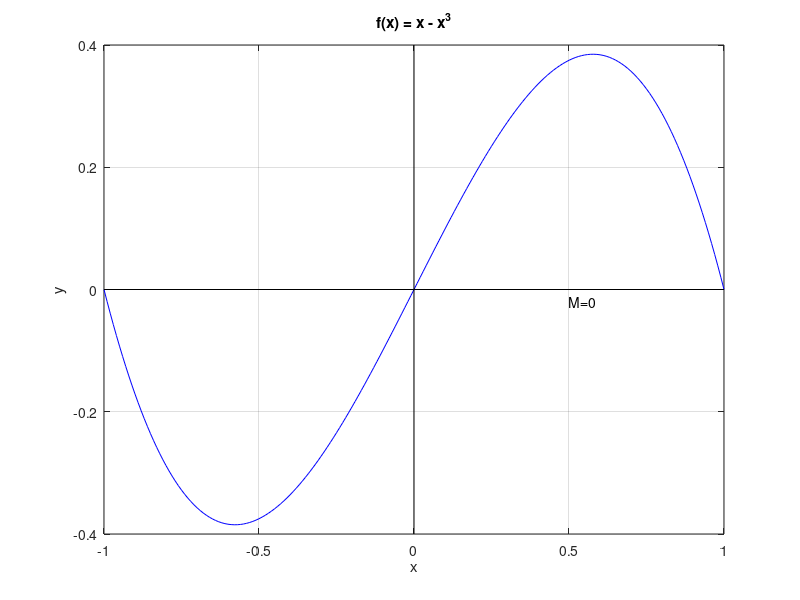
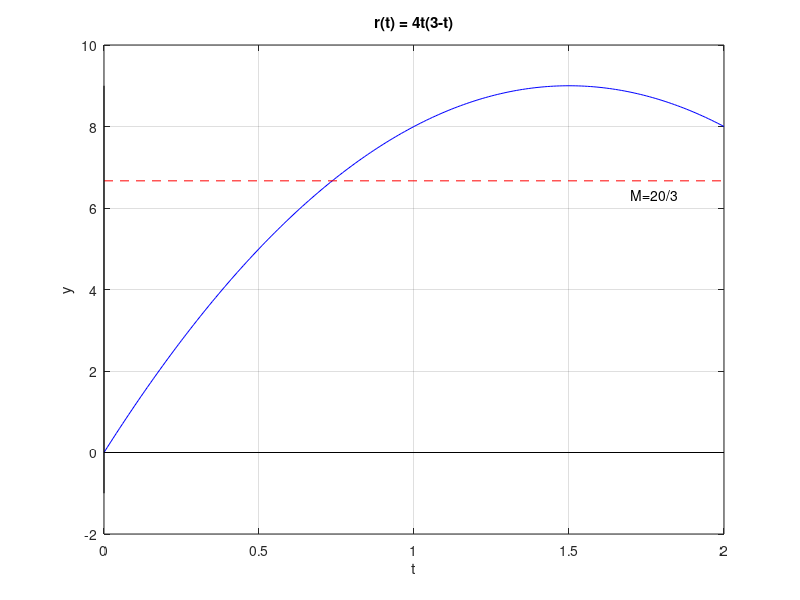

Reproduce these figures in MATLAB, in order.
close all;

%  f(x) = x - x^3
x = -1:0.01:1;
y = x - x.^3;
plot(x,y,'b')
hold on;
grid on;

% The x axis
x=[-1,1];
y=[0,0];
plot(x,y,'k')
text(0.5, -0.02, 'M=0');

% The y axis
x=[0,0];
y=[-0.4,0.4];
plot(x,y,'k')

title('f(x) = x - x^3');
xlabel('x');
ylabel('y');


%%%%%%%%%%%%%%%%%%%%%%%%%%%%%%%%%%%%%%%%%%%%%%%%%%%%%%%%%
figure

% r(t) = 4t(3-t)
t = 0:0.01:2;
y = 4*t.*(3-t);
plot(t,y,'b')
hold on;
grid on;

t=[0,2];
y=[20/3,20/3];
plot(t,y,'--r')
text(1.7, 19/3, 'M=20/3');

% The t axis
t = [0,2];
y = [0,0];
plot(t,y,'k')

% The y axis
x=[0,0];
y=[-1,9];
plot(x,y,'k')

title('r(t) = 4t(3-t)');
xlabel('t');
ylabel('y');



